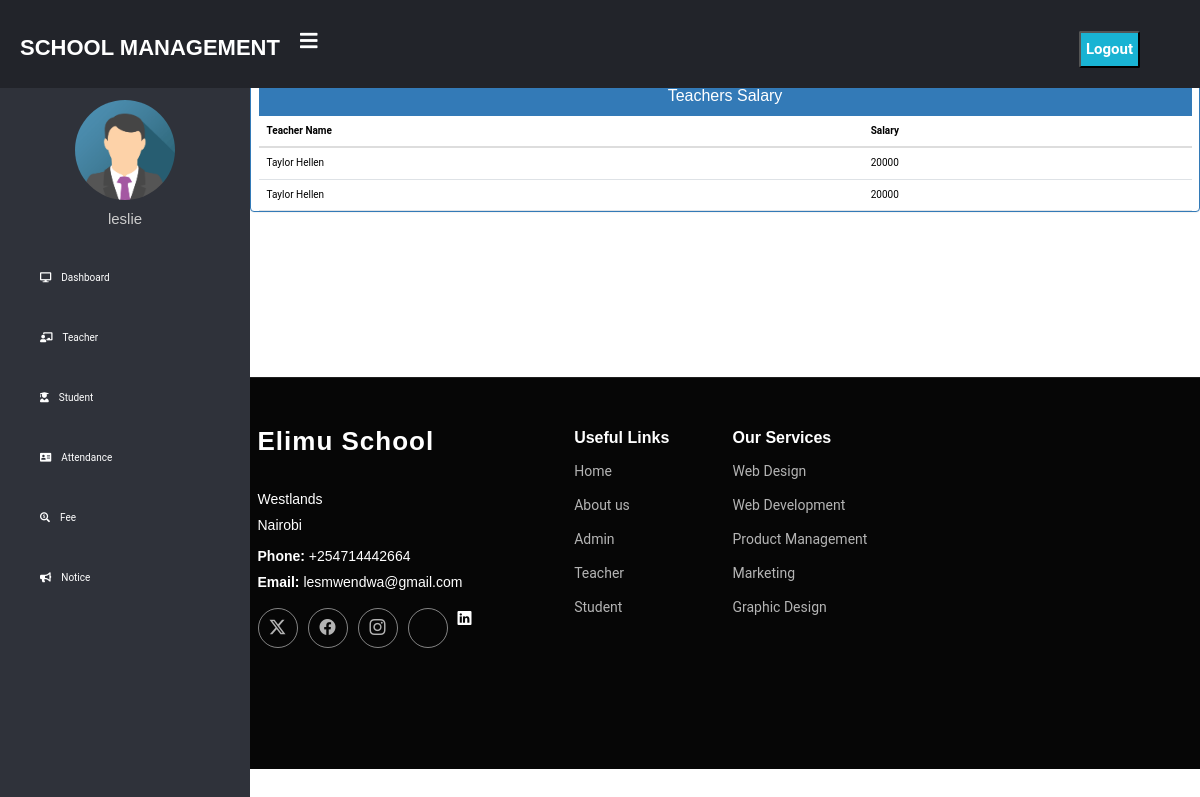
/admin-view-teacher-salary (signed in), run on the app's committed database.
### school/models.py (models this page shows, shortened)
class TeacherExtra(models.Model):
    user = models.OneToOneField(User, on_delete = models.CASCADE)
    salary = models.PositiveIntegerField(null=False)
    joindate = models.DateField(auto_now_add=True)
    mobile = models.CharField(max_length=40)
    status = models.BooleanField(default=False)
    @property
    def get_name(self):
        return self.user.first_name + " " + self.user.last_name

### school/views.py (the view)
# urls.py: path('admin-view-teacher-salary', views.admin_view_teacher_salary_view, name='admin-view-teacher-salary'),
@login_required(login_url='adminlogin')
@user_passes_test(is_admin)
def admin_view_teacher_salary_view(request):
    teachers=models.TeacherExtra.objects.all()
    return render(request,'school/admin_view_teacher_salary.html',{'teachers':teachers})

### school/views.py (called while the page is built)
def is_admin(user):
    return user.groups.filter(name='ADMIN').exists()

### school/templates/school/admin_view_teacher_salary.html (shortened to what this page needs)
{% extends 'school/adminbase.html' %}
{% block content %}
<head>
    <link href="//netdna.bootstrapcdn.com/bootstrap/3.0.0/css/bootstrap.min.css" rel="stylesheet" id="bootstrap-css">
</head>
<div class="container">
    <div class="row">
        <div class="panel panel-primary">
            <div class="panel-heading">
                <h6 class="panel-title">Teachers Salary</h6>
            </div>
            <table class="table table-hover" id="dev-table">
                <thead>
                    <tr>
                        <th>Teacher Name</th>
                        <th>Salary</th>
                    </tr>
                </thead>
                {% for t in teachers %}
                <tr>
                    <td> {{t.get_name}}</td>
                    <td>{{t.salary}}</td>
                </tr>
                {% endfor %}
            </table>
        </div>
    </div>
</div>
{% endblock content %}

### school/templates/school/adminbase.html (shortened to what this page needs)
<!DOCTYPE html>
{% load static %}
<html lang="en" dir="ltr">
<head>
    <link rel="stylesheet" href="https://cdnjs.cloudflare.com/ajax/libs/font-awesome/5.12.1/css/all.min.css">
</head>
<body>
    <header>
        <label for="check">
            <i class="fas fa-bars" id="sidebar_btn"></i>
        </label>
        <div class="left_area">
            <h3>School Management</h3>
        </div>
        <div class="right_area">
            <form method="POST" action="{% url 'logout' %}">
                <button type="submit" class="logout_btn">Logout</button>
            </form>
        </div>
    </header>
    <div class="sidebar">
        <center>
            <img src="{% static 'school/img/admin.png' %}" class="profile_image" alt="">
            <h4>{{request.user.first_name}}</h4>
        </center>
        <a href="/admin-dashboard"><i class="fas fa-desktop"></i><span>Dashboard</span></a>
        <a href="/admin-teacher"><i class="fas fa-chalkboard-teacher"></i><span>Teacher</span></a>
        <a href="/admin-student"><i class="fas fa-user-graduate"></i><span>Student</span></a>
        <a href="/admin-attendance"><i class="fas fa-address-card"></i><span>Attendance</span></a>
        <a href="/admin-fee"><i class="fas fa-search-dollar"></i><span>Fee</span></a>
        <a href="/admin-notice"><i class="fas fa-bullhorn"></i><span>Notice</span></a>
    </div>
    <div class="content">
        <br><br><br><br><br>
        {% block content %}
        {% endblock content %}
        <br><br><br>
        {% include "school/footer.html" %}
    </div>
</body>
</html>

### school/static/school/css/main.css (style rules this page uses)
:root { --default-font: "Roboto", system-ui, -apple-system, "Segoe UI", Roboto, "Helvetica Neue", Arial, "Noto Sans", "Liberation Sans", sans-serif, "Apple Color Emoji", "Segoe UI Emoji", "Segoe UI Symbol", "Noto Color Emoji"; --heading-font: "Raleway", sans-serif; --nav-font: "Poppins", sans-serif; }
:root { --background-color: #ffffff; --default-color: #444444; --heading-color: #0b2341; --accent-color: #ed502e; --surface-color: #ffffff; --contrast-color: #ffffff; }
:root { --nav-color: #444444; --nav-hover-color: #ed502e; --nav-mobile-background-color: #ffffff; --nav-dropdown-background-color: #ffffff; --nav-dropdown-color: #444444; --nav-dropdown-hover-color: #ed502e; }
:root { scroll-behavior: smooth; }
body { color: var(--default-color); background-color: var(--background-color); font-family: var(--default-font); }
a { color: var(--accent-color); text-decoration: none; transition: 0.3s; }
h1, h2, h3, h4, h5, h6 { color: var(--heading-color); font-family: var(--heading-font); }

### school/templates/school/adminbase.html (style rules this page uses)
a:link { text-decoration: none; }
body { margin: 0; padding: 0; font-family: "Roboto", sans-serif; }
header { position: fixed; background: #22242A; padding: 20px; width: 100%; z-index: 1; }
.left_area h3 { color: #fff; margin: 0px; text-transform: uppercase; font-size: 22px; font-weight: 900; }
.logout_btn { padding: 5px; background: #19B3D3; text-decoration: none; float: right; margin-top: -30px; margin-right: 40px; border-radius: 2px; font-size: 15px; font-weight: 600; color: #fff; transition: 0.5s; }
.sidebar { background: #2f323a; margin-top: 70px; padding-top: 30px; position: fixed; left: 0; width: 250px; height: 100%; transition: 0.5s; transition-property: left; }
.sidebar .profile_image { width: 100px; height: 100px; border-radius: 100px; margin-bottom: 10px; }
.sidebar h4 { color: #ccc; margin-top: 0; margin-bottom: 20px; }
.sidebar a { color: #fff; display: block; width: 100%; line-height: 60px; text-decoration: none; padding-left: 40px; box-sizing: border-box; transition: 0.5s; }
.sidebar i { padding-right: 10px; }
label #sidebar_btn { z-index: 1; color: #fff; position: fixed; cursor: pointer; left: 300px; font-size: 20px; margin: 5px 0; transition: 0.5s; transition-property: color; }
.content { margin-left: 250px; background-position: center; background-size: cover; height: 100vh; transition: 0.5s; }

### school/templates/school/admin_view_teacher_salary.html (style rules this page uses)
a:link { text-decoration: none; }
h6 { text-align: center; }
.row { margin: 100px; }

### data on the page
TeacherExtra: get_name "Taylor Hellen", salary "20000"
TeacherExtra: get_name "Taylor Hellen", salary "20000"

### other printed values
{{ request.user.first_name }} "leslie"
